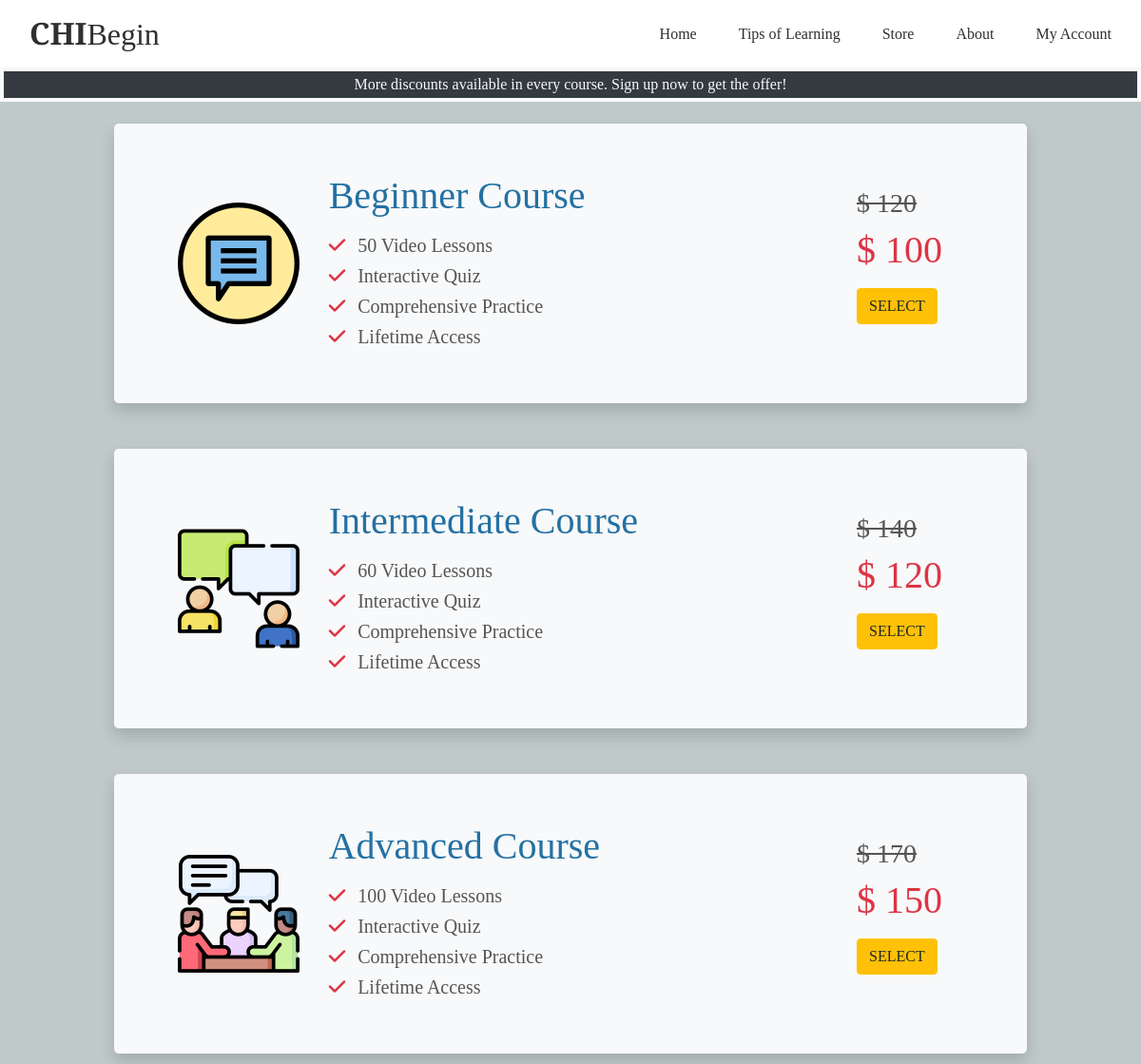
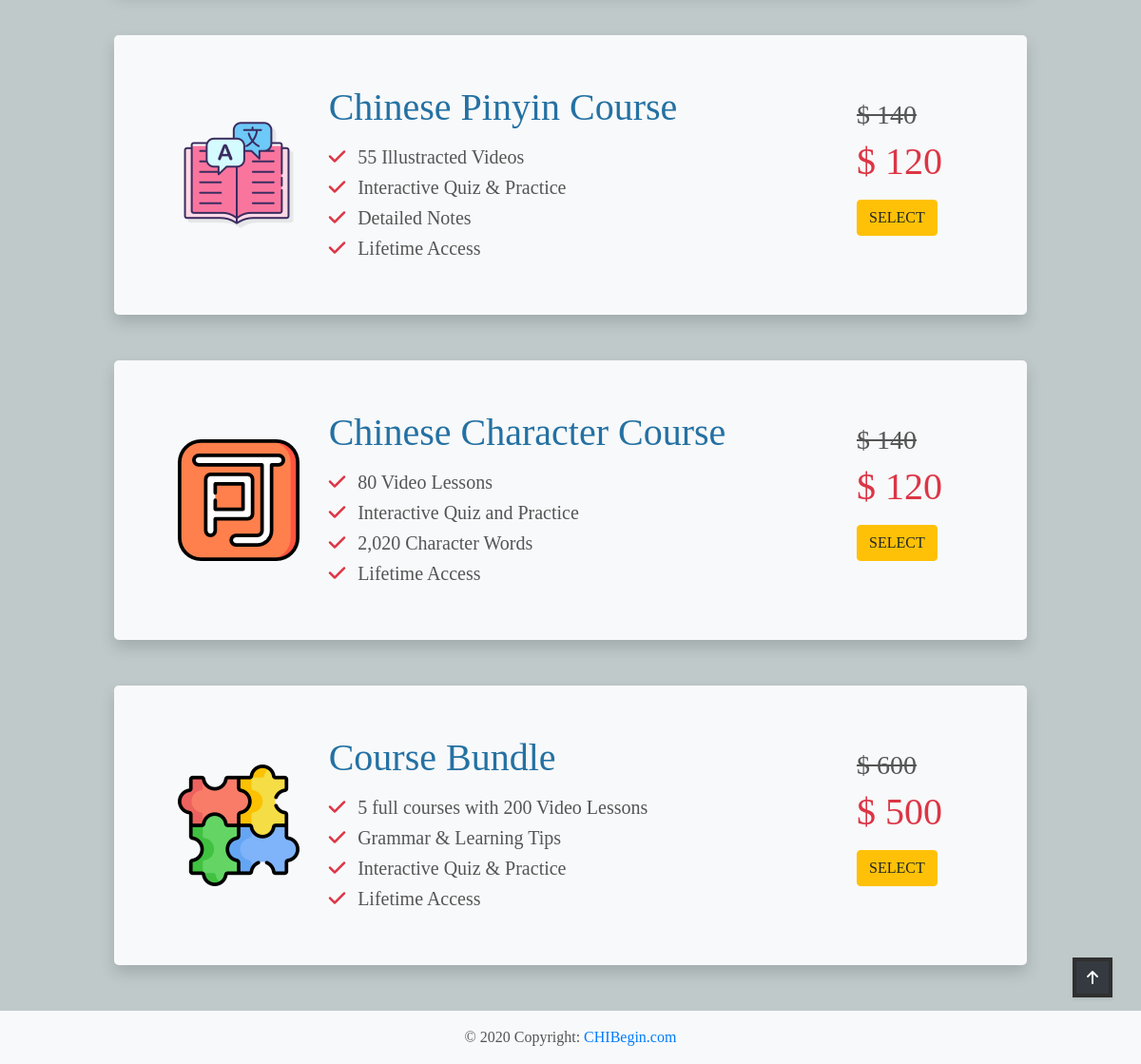
/store/, run on the app's committed database (2 pictures, top to bottom).
### store/models.py (models this page shows, shortened)
class Store(models.Model):
    category = models.ForeignKey('Category', null=True, blank=True, on_delete=models.SET_NULL)
    sku = models.CharField(max_length=20, null=False, blank=False)
    name = models.CharField(max_length=254)
    description_1 = models.TextField()
    description_2 = models.TextField()
    description_3 = models.TextField()
    description_4 = models.TextField()
    before_discount = models.DecimalField(max_digits=6, decimal_places=0)
    price = models.DecimalField(max_digits=6, decimal_places=0)
    image = models.ImageField(null=True, blank=True)

### store/views.py (the view)
# urls.py: path('', views.all_courses, name='store'),
def all_courses(request):
    store = Store.objects.all()
    context = {
        'store': store,
    }
    return render(request, 'store/store.html', context)

### store/templates/store/store.html (shortened to what this page needs)
{% extends 'base.html' %}
{% load static %}
{% block content %}
    <div class="container">
        {% for store in store %}
            <div class="row mb-5 border border-4 border-light rounded-lg bg-light shadow">
                <div class="col-3 col-md-2 ml-5 my-auto">
                    <img src="/media/{{ store.image }}" alt="{{ store.name }}">
                </div>
                <div class="col-6 col-md-7 my-auto">
                    <h1 class="logo-font text-blue mt-5 mb-3">
                        {{ store.name }}
                    </h1>
                    <h5><i class="fa fa-check text-danger pr-2" aria-hidden="true"></i> {{ store.description_1 }}</h5>
                    <h5><i class="fa fa-check text-danger pr-2" aria-hidden="true"></i> {{ store.description_2 }}</h5>
                    <h5><i class="fa fa-check text-danger pr-2" aria-hidden="true"></i> {{ store.description_3 }}</h5>
                    <h5><i class="fa fa-check text-danger mb-5 pr-2" aria-hidden="true"></i> {{ store.description_4 }}</h5>
                </div>
                <div class="col-2 col-md-2 my-auto">
                    <h3 class="mx-auto"><s>$ {{ store.before_discount }}</s></h3>
                    <h1 class="logo-font text-danger mx-auto">$ {{ store.price }}</h1>
                    <h6 class="py-2">
                        <a href="{% url 'course_detail' store.id %}" class="btn btn-warning text-uppercase rounded-1 my-auto mx-auto">Select</a>
                    </h6>
                </div>
            </div>
        {% endfor %}
    </div>
    <div class="btt-button shadow-sm rounded-2 border border-black border-4 bg-dark">
        <a class="btt-link d-flex h-100">
            <i class="fas fa-arrow-up text-light mx-auto my-auto"></i>
        </a>
    </div>
{% endblock %}

### static/css/base.css (style rules this page uses)
html { height: 100%; }
body { background-color: #bfc9ca; color: #555555; font-family: 'Merriweather', serif; }
.text-blue { color: #2471a3; }
.border-black { border: 1px solid #303030 !important; }
.border-4 { border-width: 4px !important; }
.btt-button { height: 42px; width: 42px; position: fixed; bottom: 70px; right: 30px; }
.btt-link { cursor: pointer; }
@media (min-width: 1200px) { .container { max-width: 80%; } }

### data on the page
Store: image (picture), name "Beginner Course", description_1 "50 Video Lessons", description_2 "Interactive Quiz", description_3 "Comprehensive Practice", description_4 "Lifetime Access", before_discount "120", price "100"
Store: image (picture), name "Intermediate Course", description_1 "60 Video Lessons", description_2 "Interactive Quiz", description_3 "Comprehensive Practice", description_4 "Lifetime Access", before_discount "140", price "120"
Store: image (picture), name "Advanced Course", description_1 "100 Video Lessons", description_2 "Interactive Quiz", description_3 "Comprehensive Practice", description_4 "Lifetime Access", before_discount "170", price "150"
Store: image (picture), name "Chinese Pinyin Course", description_1 "55 Illustracted Videos", description_2 "Interactive Quiz & Practice", description_3 "Detailed Notes", description_4 "Lifetime Access", before_discount "140", price "120"
Store: image (picture), name "Chinese Character Course", description_1 "80 Video Lessons", description_2 "Interactive Quiz and Practice", description_3 "2,020 Character Words", description_4 "Lifetime Access", before_discount "140", price "120"
Store: image (picture), name "Course Bundle", description_1 "5 full courses with 200 Video Lessons", description_2 "Grammar & Learning Tips", description_3 "Interactive Quiz & Practice", description_4 "Lifetime Access", before_discount "600", price "500"
